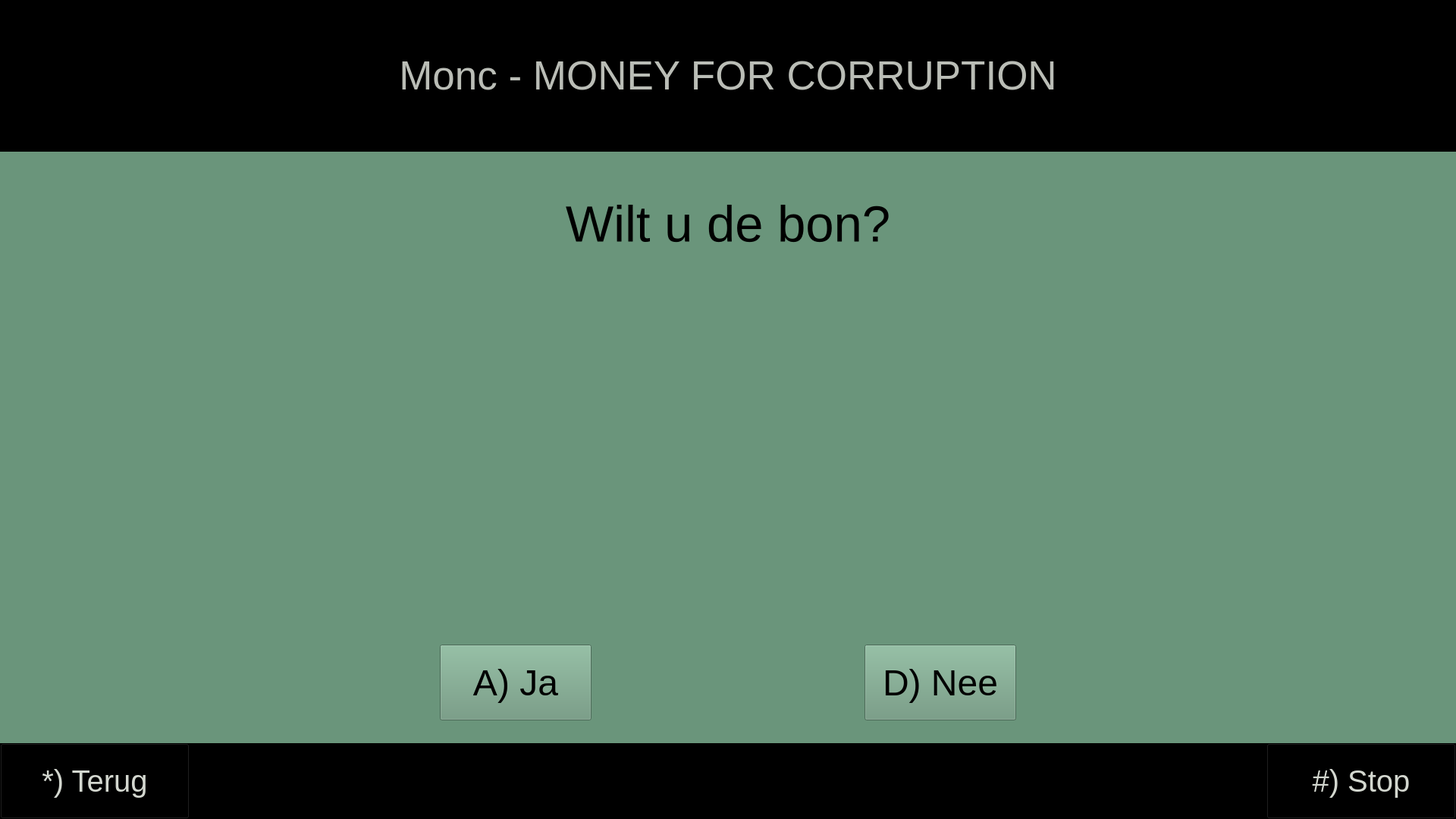
<?xml version="1.0" encoding="UTF-8"?>
<ui version="4.0">
 <class>MainWindow</class>
 <widget class="QWidget" name="MainWindow">
  <property name="geometry">
   <rect>
    <x>0</x>
    <y>0</y>
    <width>1920</width>
    <height>1080</height>
   </rect>
  </property>
  <property name="font">
   <font>
    <family>Arial</family>
   </font>
  </property>
  <property name="windowTitle">
   <string>monc</string>
  </property>
  <property name="autoFillBackground">
   <bool>false</bool>
  </property>
  <property name="styleSheet">
   <string notr="true">background-color: rgb(0, 0, 0);</string>
  </property>
  <widget class="QStackedWidget" name="stackedWidget">
   <property name="geometry">
    <rect>
     <x>0</x>
     <y>200</y>
     <width>1920</width>
     <height>780</height>
    </rect>
   </property>
   <property name="styleSheet">
    <string notr="true">background-color: rgb(106, 149, 123);</string>
   </property>
   <property name="currentIndex">
    <number>6</number>
   </property>
   <widget class="QWidget" name="start">
    <property name="enabled">
     <bool>true</bool>
    </property>
    <property name="font">
     <font>
      <family>Arial</family>
     </font>
    </property>
    <widget class="QPushButton" name="buttonStart">
     <property name="geometry">
      <rect>
       <x>335</x>
       <y>505</y>
       <width>1250</width>
       <height>245</height>
      </rect>
     </property>
     <property name="font">
      <font>
       <family>Arial</family>
       <pointsize>48</pointsize>
      </font>
     </property>
     <property name="text">
      <string>Druk op een knop om door te gaan</string>
     </property>
    </widget>
    <widget class="QLabel" name="moto">
     <property name="geometry">
      <rect>
       <x>617</x>
       <y>30</y>
       <width>595</width>
       <height>415</height>
      </rect>
     </property>
     <property name="text">
      <string/>
     </property>
     <property name="pixmap">
      <pixmap resource="resources.qrc">:/Images/Resources/Images/gimmeyourmoney.png</pixmap>
     </property>
     <property name="scaledContents">
      <bool>true</bool>
     </property>
     <property name="alignment">
      <set>Qt::AlignCenter</set>
     </property>
    </widget>
   </widget>
   <widget class="QWidget" name="pasScan">
    <property name="font">
     <font>
      <family>Arial</family>
     </font>
    </property>
    <widget class="QLabel" name="labelScan">
     <property name="geometry">
      <rect>
       <x>710</x>
       <y>350</y>
       <width>531</width>
       <height>291</height>
      </rect>
     </property>
     <property name="font">
      <font>
       <family>Arial</family>
       <pointsize>10</pointsize>
      </font>
     </property>
     <property name="text">
      <string/>
     </property>
     <property name="pixmap">
      <pixmap resource="resources.qrc">:/Images/Resources/Images/rfid-logo.png</pixmap>
     </property>
     <property name="scaledContents">
      <bool>true</bool>
     </property>
     <property name="alignment">
      <set>Qt::AlignCenter</set>
     </property>
    </widget>
    <widget class="QLabel" name="imgScan">
     <property name="geometry">
      <rect>
       <x>0</x>
       <y>175</y>
       <width>1920</width>
       <height>71</height>
      </rect>
     </property>
     <property name="font">
      <font>
       <family>Arial</family>
       <pointsize>36</pointsize>
      </font>
     </property>
     <property name="text">
      <string>Houd uw pas tegen de scanner</string>
     </property>
     <property name="alignment">
      <set>Qt::AlignCenter</set>
     </property>
    </widget>
    <widget class="QLabel" name="labelScanError">
     <property name="geometry">
      <rect>
       <x>0</x>
       <y>40</y>
       <width>1920</width>
       <height>81</height>
      </rect>
     </property>
     <property name="font">
      <font>
       <family>Arial</family>
       <pointsize>30</pointsize>
       <weight>75</weight>
       <bold>true</bold>
      </font>
     </property>
     <property name="styleSheet">
      <string notr="true">color: rgb(164, 0, 0);</string>
     </property>
     <property name="text">
      <string/>
     </property>
     <property name="alignment">
      <set>Qt::AlignCenter</set>
     </property>
    </widget>
    <widget class="QPushButton" name="buttonSkipDebug">
     <property name="geometry">
      <rect>
       <x>910</x>
       <y>730</y>
       <width>100</width>
       <height>25</height>
      </rect>
     </property>
     <property name="font">
      <font>
       <family>Arial</family>
      </font>
     </property>
     <property name="text">
      <string>Debug</string>
     </property>
    </widget>
   </widget>
   <widget class="QWidget" name="pincodeInvoeren">
    <property name="font">
     <font>
      <family>Arial</family>
     </font>
    </property>
    <widget class="QLineEdit" name="pwPincode">
     <property name="geometry">
      <rect>
       <x>730</x>
       <y>264</y>
       <width>450</width>
       <height>151</height>
      </rect>
     </property>
     <property name="font">
      <font>
       <family>Arial</family>
       <pointsize>61</pointsize>
       <stylestrategy>PreferAntialias</stylestrategy>
      </font>
     </property>
     <property name="layoutDirection">
      <enum>Qt::LeftToRight</enum>
     </property>
     <property name="styleSheet">
      <string notr="true">qproperty-alignment: AlignCenter;

background-color: rgb(186, 189, 182);</string>
     </property>
     <property name="inputMask">
      <string/>
     </property>
     <property name="text">
      <string/>
     </property>
     <property name="maxLength">
      <number>5</number>
     </property>
     <property name="echoMode">
      <enum>QLineEdit::Password</enum>
     </property>
     <property name="placeholderText">
      <string>Pincode</string>
     </property>
    </widget>
    <widget class="QPushButton" name="buttonPinCorrection">
     <property name="geometry">
      <rect>
       <x>550</x>
       <y>560</y>
       <width>330</width>
       <height>100</height>
      </rect>
     </property>
     <property name="font">
      <font>
       <family>Arial</family>
       <pointsize>36</pointsize>
      </font>
     </property>
     <property name="text">
      <string>A) Correctie</string>
     </property>
    </widget>
    <widget class="QPushButton" name="buttonPinConfirm">
     <property name="geometry">
      <rect>
       <x>1040</x>
       <y>560</y>
       <width>332</width>
       <height>100</height>
      </rect>
     </property>
     <property name="font">
      <font>
       <family>Arial</family>
       <pointsize>32</pointsize>
      </font>
     </property>
     <property name="text">
      <string>D) Bevestigen</string>
     </property>
    </widget>
    <widget class="QLabel" name="labelPinError">
     <property name="geometry">
      <rect>
       <x>0</x>
       <y>40</y>
       <width>1920</width>
       <height>81</height>
      </rect>
     </property>
     <property name="font">
      <font>
       <family>Arial</family>
       <pointsize>30</pointsize>
       <weight>75</weight>
       <bold>true</bold>
      </font>
     </property>
     <property name="styleSheet">
      <string notr="true">color: rgb(164, 0, 0);</string>
     </property>
     <property name="text">
      <string/>
     </property>
     <property name="alignment">
      <set>Qt::AlignCenter</set>
     </property>
    </widget>
   </widget>
   <widget class="QWidget" name="menu">
    <property name="font">
     <font>
      <family>Arial</family>
     </font>
    </property>
    <widget class="QPushButton" name="buttonSaldo">
     <property name="geometry">
      <rect>
       <x>0</x>
       <y>190</y>
       <width>400</width>
       <height>150</height>
      </rect>
     </property>
     <property name="font">
      <font>
       <family>Arial</family>
       <pointsize>36</pointsize>
      </font>
     </property>
     <property name="text">
      <string>A) Saldo</string>
     </property>
    </widget>
    <widget class="QPushButton" name="buttonOpnemen">
     <property name="geometry">
      <rect>
       <x>0</x>
       <y>440</y>
       <width>400</width>
       <height>150</height>
      </rect>
     </property>
     <property name="font">
      <font>
       <family>Arial</family>
       <pointsize>36</pointsize>
      </font>
     </property>
     <property name="text">
      <string>B) Opnemen</string>
     </property>
    </widget>
    <widget class="QPushButton" name="buttonSnel">
     <property name="geometry">
      <rect>
       <x>1520</x>
       <y>190</y>
       <width>400</width>
       <height>150</height>
      </rect>
     </property>
     <property name="font">
      <font>
       <family>Arial</family>
       <pointsize>36</pointsize>
      </font>
     </property>
     <property name="text">
      <string>C) Snel €70</string>
     </property>
    </widget>
    <widget class="QLabel" name="labelMenuError">
     <property name="geometry">
      <rect>
       <x>0</x>
       <y>40</y>
       <width>1920</width>
       <height>81</height>
      </rect>
     </property>
     <property name="font">
      <font>
       <family>Arial</family>
       <pointsize>30</pointsize>
       <weight>75</weight>
       <bold>true</bold>
      </font>
     </property>
     <property name="styleSheet">
      <string notr="true">color: rgb(164, 0, 0);</string>
     </property>
     <property name="text">
      <string/>
     </property>
     <property name="alignment">
      <set>Qt::AlignCenter</set>
     </property>
    </widget>
   </widget>
   <widget class="QWidget" name="saldo">
    <property name="font">
     <font>
      <family>Arial</family>
     </font>
    </property>
    <widget class="QLabel" name="labelSaldoText">
     <property name="geometry">
      <rect>
       <x>660</x>
       <y>140</y>
       <width>600</width>
       <height>161</height>
      </rect>
     </property>
     <property name="font">
      <font>
       <family>Arial</family>
       <pointsize>43</pointsize>
      </font>
     </property>
     <property name="text">
      <string>Uw huidige saldo is:</string>
     </property>
     <property name="alignment">
      <set>Qt::AlignCenter</set>
     </property>
    </widget>
    <widget class="QLabel" name="labelSaldo">
     <property name="geometry">
      <rect>
       <x>335</x>
       <y>380</y>
       <width>1250</width>
       <height>201</height>
      </rect>
     </property>
     <property name="font">
      <font>
       <family>Arial</family>
       <pointsize>110</pointsize>
      </font>
     </property>
     <property name="text">
      <string>-€6.536.356,99</string>
     </property>
     <property name="alignment">
      <set>Qt::AlignCenter</set>
     </property>
    </widget>
   </widget>
   <widget class="QWidget" name="opnemen">
    <property name="font">
     <font>
      <family>Arial</family>
     </font>
    </property>
    <widget class="QPushButton" name="button20">
     <property name="geometry">
      <rect>
       <x>0</x>
       <y>30</y>
       <width>400</width>
       <height>150</height>
      </rect>
     </property>
     <property name="font">
      <font>
       <family>Arial</family>
       <pointsize>36</pointsize>
      </font>
     </property>
     <property name="text">
      <string>1) €20</string>
     </property>
    </widget>
    <widget class="QPushButton" name="button100">
     <property name="geometry">
      <rect>
       <x>0</x>
       <y>600</y>
       <width>400</width>
       <height>150</height>
      </rect>
     </property>
     <property name="font">
      <font>
       <family>Arial</family>
       <pointsize>36</pointsize>
      </font>
     </property>
     <property name="text">
      <string>3) €100</string>
     </property>
    </widget>
    <widget class="QPushButton" name="button500">
     <property name="geometry">
      <rect>
       <x>1520</x>
       <y>315</y>
       <width>400</width>
       <height>150</height>
      </rect>
     </property>
     <property name="font">
      <font>
       <family>Arial</family>
       <pointsize>36</pointsize>
      </font>
     </property>
     <property name="text">
      <string>5) €500</string>
     </property>
    </widget>
    <widget class="QPushButton" name="buttonAnders">
     <property name="enabled">
      <bool>true</bool>
     </property>
     <property name="geometry">
      <rect>
       <x>1520</x>
       <y>600</y>
       <width>400</width>
       <height>150</height>
      </rect>
     </property>
     <property name="font">
      <font>
       <family>Arial</family>
       <pointsize>36</pointsize>
      </font>
     </property>
     <property name="text">
      <string>6) Anders</string>
     </property>
    </widget>
    <widget class="QLabel" name="labelOpnemenError">
     <property name="geometry">
      <rect>
       <x>410</x>
       <y>40</y>
       <width>1100</width>
       <height>81</height>
      </rect>
     </property>
     <property name="font">
      <font>
       <family>Arial</family>
       <pointsize>30</pointsize>
       <weight>75</weight>
       <bold>true</bold>
      </font>
     </property>
     <property name="styleSheet">
      <string notr="true">color: rgb(164, 0, 0);</string>
     </property>
     <property name="text">
      <string/>
     </property>
     <property name="alignment">
      <set>Qt::AlignCenter</set>
     </property>
    </widget>
    <widget class="QPushButton" name="button50">
     <property name="geometry">
      <rect>
       <x>0</x>
       <y>315</y>
       <width>400</width>
       <height>150</height>
      </rect>
     </property>
     <property name="font">
      <font>
       <family>Arial</family>
       <pointsize>36</pointsize>
      </font>
     </property>
     <property name="text">
      <string>2) €50</string>
     </property>
    </widget>
    <widget class="QPushButton" name="button200">
     <property name="geometry">
      <rect>
       <x>1520</x>
       <y>30</y>
       <width>400</width>
       <height>150</height>
      </rect>
     </property>
     <property name="font">
      <font>
       <family>Arial</family>
       <pointsize>36</pointsize>
      </font>
     </property>
     <property name="text">
      <string>4) €200</string>
     </property>
    </widget>
   </widget>
   <widget class="QWidget" name="bonKeuze">
    <property name="font">
     <font>
      <family>Arial</family>
     </font>
    </property>
    <widget class="QLabel" name="labelBon">
     <property name="geometry">
      <rect>
       <x>0</x>
       <y>40</y>
       <width>1920</width>
       <height>111</height>
      </rect>
     </property>
     <property name="font">
      <font>
       <family>Arial</family>
       <pointsize>50</pointsize>
      </font>
     </property>
     <property name="text">
      <string>Wilt u de bon?</string>
     </property>
     <property name="alignment">
      <set>Qt::AlignCenter</set>
     </property>
    </widget>
    <widget class="QLabel" name="imgBon">
     <property name="geometry">
      <rect>
       <x>782</x>
       <y>140</y>
       <width>356</width>
       <height>478</height>
      </rect>
     </property>
     <property name="font">
      <font>
       <family>Arial</family>
      </font>
     </property>
     <property name="text">
      <string/>
     </property>
     <property name="pixmap">
      <pixmap resource="resources.qrc">:/Images/Resources/Images/pinbon.png</pixmap>
     </property>
     <property name="scaledContents">
      <bool>true</bool>
     </property>
     <property name="alignment">
      <set>Qt::AlignCenter</set>
     </property>
    </widget>
    <widget class="QPushButton" name="buttonBonYes">
     <property name="geometry">
      <rect>
       <x>580</x>
       <y>650</y>
       <width>200</width>
       <height>100</height>
      </rect>
     </property>
     <property name="font">
      <font>
       <family>Arial</family>
       <pointsize>36</pointsize>
      </font>
     </property>
     <property name="text">
      <string>A) Ja</string>
     </property>
    </widget>
    <widget class="QPushButton" name="buttonBonNo">
     <property name="geometry">
      <rect>
       <x>1140</x>
       <y>650</y>
       <width>200</width>
       <height>100</height>
      </rect>
     </property>
     <property name="font">
      <font>
       <family>Arial</family>
       <pointsize>36</pointsize>
      </font>
     </property>
     <property name="text">
      <string>D) Nee</string>
     </property>
    </widget>
   </widget>
   <widget class="QWidget" name="anderBedrag">
    <property name="font">
     <font>
      <family>Arial</family>
     </font>
    </property>
    <widget class="QLineEdit" name="txtBedrag">
     <property name="geometry">
      <rect>
       <x>760</x>
       <y>275</y>
       <width>400</width>
       <height>170</height>
      </rect>
     </property>
     <property name="font">
      <font>
       <family>Arial</family>
       <pointsize>36</pointsize>
       <stylestrategy>PreferAntialias</stylestrategy>
      </font>
     </property>
     <property name="layoutDirection">
      <enum>Qt::LeftToRight</enum>
     </property>
     <property name="styleSheet">
      <string notr="true">qproperty-alignment: AlignCenter;

background-color: rgb(186, 189, 182);</string>
     </property>
     <property name="text">
      <string/>
     </property>
     <property name="echoMode">
      <enum>QLineEdit::Normal</enum>
     </property>
     <property name="placeholderText">
      <string>Bedrag</string>
     </property>
    </widget>
    <widget class="QLabel" name="labelDescription">
     <property name="geometry">
      <rect>
       <x>0</x>
       <y>140</y>
       <width>1920</width>
       <height>71</height>
      </rect>
     </property>
     <property name="font">
      <font>
       <family>Arial</family>
       <pointsize>24</pointsize>
      </font>
     </property>
     <property name="text">
      <string>Het bedrag moet een veelvoud zijn van 10 en mag niet hoger zijn dan 500</string>
     </property>
     <property name="alignment">
      <set>Qt::AlignCenter</set>
     </property>
    </widget>
    <widget class="QLabel" name="labelAndersError">
     <property name="geometry">
      <rect>
       <x>0</x>
       <y>40</y>
       <width>1920</width>
       <height>81</height>
      </rect>
     </property>
     <property name="font">
      <font>
       <family>Arial</family>
       <pointsize>29</pointsize>
       <weight>75</weight>
       <bold>true</bold>
      </font>
     </property>
     <property name="styleSheet">
      <string notr="true">color: rgb(164, 0, 0);</string>
     </property>
     <property name="text">
      <string/>
     </property>
     <property name="alignment">
      <set>Qt::AlignCenter</set>
     </property>
    </widget>
    <widget class="QPushButton" name="buttonBedragCorrectie">
     <property name="geometry">
      <rect>
       <x>550</x>
       <y>540</y>
       <width>330</width>
       <height>100</height>
      </rect>
     </property>
     <property name="font">
      <font>
       <family>Arial</family>
       <pointsize>36</pointsize>
      </font>
     </property>
     <property name="text">
      <string>A) Correctie</string>
     </property>
    </widget>
    <widget class="QPushButton" name="buttonBedragConfirm">
     <property name="geometry">
      <rect>
       <x>1040</x>
       <y>540</y>
       <width>330</width>
       <height>100</height>
      </rect>
     </property>
     <property name="font">
      <font>
       <family>Arial</family>
       <pointsize>32</pointsize>
      </font>
     </property>
     <property name="text">
      <string>D) Bevestigen</string>
     </property>
    </widget>
   </widget>
   <widget class="QWidget" name="uitgifte">
    <property name="font">
     <font>
      <family>Arial</family>
     </font>
    </property>
    <widget class="QLabel" name="labelOnthoudGeld">
     <property name="geometry">
      <rect>
       <x>0</x>
       <y>20</y>
       <width>1920</width>
       <height>150</height>
      </rect>
     </property>
     <property name="font">
      <font>
       <family>Arial</family>
       <pointsize>42</pointsize>
      </font>
     </property>
     <property name="text">
      <string>Vergeet niet uw geld en eventueel bon uit te nemen</string>
     </property>
     <property name="alignment">
      <set>Qt::AlignCenter</set>
     </property>
    </widget>
    <widget class="QLabel" name="labelTotziens">
     <property name="geometry">
      <rect>
       <x>0</x>
       <y>610</y>
       <width>1920</width>
       <height>150</height>
      </rect>
     </property>
     <property name="font">
      <font>
       <family>Arial</family>
       <pointsize>42</pointsize>
      </font>
     </property>
     <property name="text">
      <string>Wij wensen u nog een fijne dag!</string>
     </property>
     <property name="alignment">
      <set>Qt::AlignCenter</set>
     </property>
    </widget>
    <widget class="QLabel" name="imgUitgifte">
     <property name="geometry">
      <rect>
       <x>620</x>
       <y>180</y>
       <width>621</width>
       <height>421</height>
      </rect>
     </property>
     <property name="font">
      <font>
       <family>Arial</family>
      </font>
     </property>
     <property name="text">
      <string/>
     </property>
     <property name="pixmap">
      <pixmap resource="resources.qrc">:/Images/Resources/Images/takemoney.png</pixmap>
     </property>
     <property name="scaledContents">
      <bool>true</bool>
     </property>
     <property name="alignment">
      <set>Qt::AlignCenter</set>
     </property>
    </widget>
    <widget class="QPushButton" name="buttonRestartDebug">
     <property name="geometry">
      <rect>
       <x>900</x>
       <y>730</y>
       <width>120</width>
       <height>25</height>
      </rect>
     </property>
     <property name="font">
      <font>
       <family>Arial</family>
       <pointsize>8</pointsize>
      </font>
     </property>
     <property name="text">
      <string>Restart</string>
     </property>
    </widget>
   </widget>
   <widget class="QWidget" name="Error">
    <property name="font">
     <font>
      <family>Arial</family>
     </font>
    </property>
    <widget class="QLabel" name="labelErrorMessage">
     <property name="geometry">
      <rect>
       <x>0</x>
       <y>250</y>
       <width>1920</width>
       <height>100</height>
      </rect>
     </property>
     <property name="font">
      <font>
       <family>Arial</family>
       <pointsize>50</pointsize>
      </font>
     </property>
     <property name="text">
      <string/>
     </property>
    </widget>
   </widget>
   <widget class="QWidget" name="biljet">
    <widget class="QLabel" name="labelBiljetError">
     <property name="geometry">
      <rect>
       <x>400</x>
       <y>140</y>
       <width>1121</width>
       <height>80</height>
      </rect>
     </property>
     <property name="font">
      <font>
       <family>Arial</family>
       <pointsize>30</pointsize>
       <weight>75</weight>
       <bold>true</bold>
      </font>
     </property>
     <property name="styleSheet">
      <string notr="true">color: rgb(164, 0, 0);</string>
     </property>
     <property name="text">
      <string/>
     </property>
     <property name="alignment">
      <set>Qt::AlignCenter</set>
     </property>
    </widget>
    <widget class="QLabel" name="labelKiesBiljet">
     <property name="geometry">
      <rect>
       <x>705</x>
       <y>0</y>
       <width>510</width>
       <height>120</height>
      </rect>
     </property>
     <property name="font">
      <font>
       <family>Arial</family>
       <pointsize>42</pointsize>
      </font>
     </property>
     <property name="text">
      <string>Kies je biljet</string>
     </property>
     <property name="alignment">
      <set>Qt::AlignCenter</set>
     </property>
    </widget>
    <widget class="QPushButton" name="buttonBiljet50">
     <property name="geometry">
      <rect>
       <x>1520</x>
       <y>160</y>
       <width>400</width>
       <height>150</height>
      </rect>
     </property>
     <property name="font">
      <font>
       <family>Arial</family>
       <pointsize>36</pointsize>
      </font>
     </property>
     <property name="text">
      <string>3) 50</string>
     </property>
    </widget>
    <widget class="QPushButton" name="buttonMaaktNietUit">
     <property name="geometry">
      <rect>
       <x>1520</x>
       <y>470</y>
       <width>400</width>
       <height>150</height>
      </rect>
     </property>
     <property name="font">
      <font>
       <family>Arial</family>
       <pointsize>36</pointsize>
      </font>
     </property>
     <property name="text">
      <string>4) Maakt niet uit</string>
     </property>
    </widget>
    <widget class="QPushButton" name="buttonBiljet20">
     <property name="geometry">
      <rect>
       <x>0</x>
       <y>470</y>
       <width>400</width>
       <height>150</height>
      </rect>
     </property>
     <property name="font">
      <font>
       <family>Arial</family>
       <pointsize>36</pointsize>
      </font>
     </property>
     <property name="text">
      <string>2) 20</string>
     </property>
    </widget>
    <widget class="QPushButton" name="buttonBiljet10">
     <property name="geometry">
      <rect>
       <x>0</x>
       <y>160</y>
       <width>400</width>
       <height>150</height>
      </rect>
     </property>
     <property name="font">
      <font>
       <family>Arial</family>
       <pointsize>36</pointsize>
      </font>
     </property>
     <property name="text">
      <string>1) 10</string>
     </property>
    </widget>
   </widget>
  </widget>
  <widget class="QLabel" name="labelTitle">
   <property name="geometry">
    <rect>
     <x>510</x>
     <y>0</y>
     <width>900</width>
     <height>200</height>
    </rect>
   </property>
   <property name="font">
    <font>
     <family>Arial</family>
     <pointsize>40</pointsize>
    </font>
   </property>
   <property name="styleSheet">
    <string notr="true">color: rgb(186, 189, 182);</string>
   </property>
   <property name="text">
    <string>Monc - MONEY FOR CORRUPTION</string>
   </property>
   <property name="alignment">
    <set>Qt::AlignCenter</set>
   </property>
  </widget>
  <widget class="QPushButton" name="buttonStop">
   <property name="enabled">
    <bool>true</bool>
   </property>
   <property name="geometry">
    <rect>
     <x>1670</x>
     <y>980</y>
     <width>250</width>
     <height>100</height>
    </rect>
   </property>
   <property name="font">
    <font>
     <family>Arial</family>
     <pointsize>30</pointsize>
    </font>
   </property>
   <property name="styleSheet">
    <string notr="true">color: rgb(211, 215, 207);</string>
   </property>
   <property name="text">
    <string>#) Stop</string>
   </property>
  </widget>
  <widget class="QPushButton" name="buttonBack">
   <property name="enabled">
    <bool>true</bool>
   </property>
   <property name="geometry">
    <rect>
     <x>0</x>
     <y>980</y>
     <width>250</width>
     <height>100</height>
    </rect>
   </property>
   <property name="font">
    <font>
     <family>Arial</family>
     <pointsize>30</pointsize>
    </font>
   </property>
   <property name="styleSheet">
    <string notr="true">color: rgb(211, 215, 207);</string>
   </property>
   <property name="text">
    <string>*) Terug</string>
   </property>
   <property name="checkable">
    <bool>false</bool>
   </property>
   <property name="checked">
    <bool>false</bool>
   </property>
  </widget>
 </widget>
 <layoutdefault spacing="6" margin="11"/>
 <resources>
  <include location="resources.qrc"/>
 </resources>
 <connections/>
</ui>
